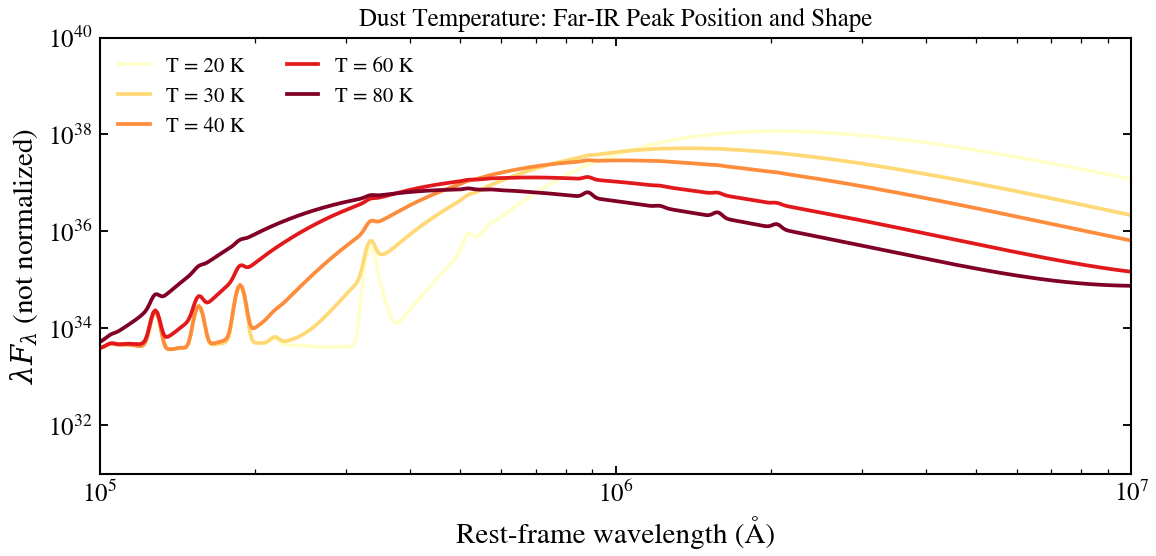

The script that saved this image:
"""
Modified Blackbody Dust Temperature
====================================

The characteristic temperature T of the modified blackbody dust emission
controls the peak wavelength of far-infrared emission. Wien's law:
λ_peak ≈ 2900 μm·K / T. Hotter dust (higher T) peaks at shorter
wavelengths (more mid-IR), cooler dust peaks further into the far-IR/submm.
"""

# sphinx_gallery_thumbnail_number = 1

from pathlib import Path

import jax
import matplotlib.pyplot as plt

jax.config.update("jax_enable_x64", True)

from tengri import Fixed, Parameters, SEDModel, load_ssp_data
from tengri.plotting import SWEEP_CMAPS, setup_style, sweep_parameter

setup_style()


def _find_ssp():
    """Find SSP data file in standard locations."""
    name = "ssp_prsc_miles_chabrier_wNE_logGasU-3.0_logGasZ0.0.h5"
    for p in [
        Path("data") / name,
        Path("../data") / name,
        Path("../../data") / name,
        Path("../../../data") / name,
    ]:
        if p.exists():
            return str(p)
    return None


SSP_PATH = _find_ssp()
if SSP_PATH is None:
    raise FileNotFoundError("SSP data not found — skipping example")

ssp = load_ssp_data(SSP_PATH)

# --- Build model with dust emission (modified blackbody) ---
spec = Parameters(
    dust_emission="mbb",
    sfh_tsnorm_log_peak_sfr=Fixed(1.0),
    sfh_tsnorm_peak_lbt_gyr=Fixed(1.5),
    sfh_tsnorm_width_gyr=Fixed(1.0),
    sfh_tsnorm_skew=Fixed(0.2),
    sfh_tsnorm_trunc=Fixed(3.0),
    met_logzsol=Fixed(-0.3),
    dust_tau_bc=Fixed(1.0),
    dust_tau_diff=Fixed(0.5),
    dust_slope=Fixed(-0.7),
    dust_T=Fixed(35),  # Will sweep this
    dust_beta_ir=Fixed(1.6),
    redshift=Fixed(0.1),
)
model = SEDModel(spec, ssp)

# --- Sweep dust_T (Kelvin) ---
# Far-IR range: 10 μm to 1000 μm = 1e5 Å to 1e7 Å
values = [20, 30, 40, 60, 80]
fig, ax = sweep_parameter(
    model,
    "dust_T",
    values,
    cmap=SWEEP_CMAPS["dust"],
    label_fmt=r"T = {:.0f} K",
    wave_range=(1e5, 1e7),  # 10 μm to 1000 μm in Ångströms
    normalize_at=None,  # Don't normalize; show absolute flux trend
)
ax.set_yscale("log")
ax.set_xscale("log")
ax.set_title("Dust Temperature: Far-IR Peak Position and Shape", fontsize=12)
ax.set_ylabel(r"$\lambda F_\lambda$ (not normalized)")
plt.tight_layout()
plt.savefig("plot_dust_T_sweep.png", dpi=150, bbox_inches="tight")
plt.show()
